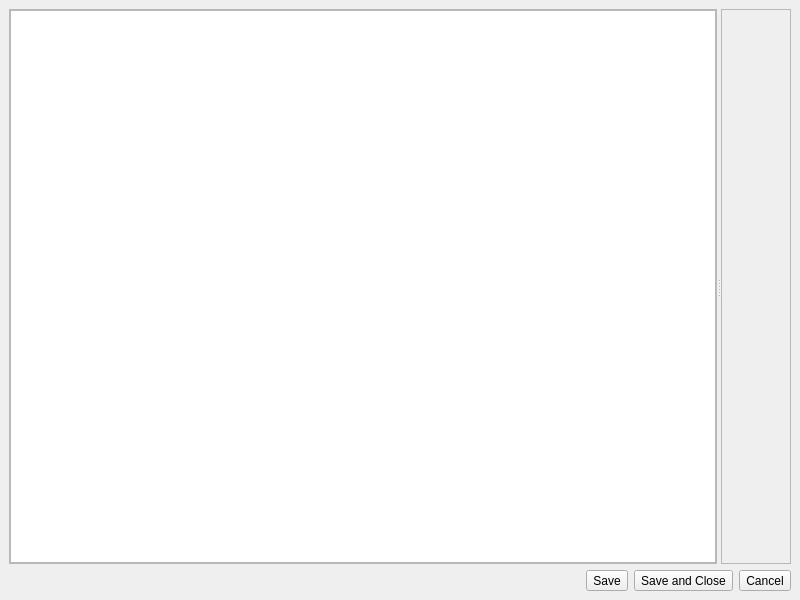
<?xml version="1.0" encoding="UTF-8"?>
<ui version="4.0">
 <class>DialogEditor</class>
 <widget class="QMainWindow" name="DialogEditor">
  <property name="geometry">
   <rect>
    <x>0</x>
    <y>0</y>
    <width>800</width>
    <height>600</height>
   </rect>
  </property>
  <property name="sizePolicy">
   <sizepolicy hsizetype="Expanding" vsizetype="Expanding">
    <horstretch>0</horstretch>
    <verstretch>0</verstretch>
   </sizepolicy>
  </property>
  <property name="windowTitle">
   <string>Dialog Editor</string>
  </property>
  <property name="dockNestingEnabled">
   <bool>true</bool>
  </property>
  <property name="dockOptions">
   <set>QMainWindow::AllowNestedDocks|QMainWindow::AllowTabbedDocks|QMainWindow::AnimatedDocks|QMainWindow::VerticalTabs</set>
  </property>
  <widget class="QWidget" name="centralwidget">
   <layout class="QGridLayout" name="gridLayout" rowstretch="1,0">
    <item row="1" column="0">
     <layout class="QHBoxLayout" name="mSystemPanel">
      <property name="margin">
       <number>0</number>
      </property>
      <item>
       <spacer name="horizontalSpacer">
        <property name="orientation">
         <enum>Qt::Horizontal</enum>
        </property>
        <property name="sizeHint" stdset="0">
         <size>
          <width>40</width>
          <height>20</height>
         </size>
        </property>
       </spacer>
      </item>
      <item>
       <widget class="QToolButton" name="mSaveButton">
        <property name="text">
         <string>Save</string>
        </property>
       </widget>
      </item>
      <item>
       <widget class="QToolButton" name="mSaveAndCloseButton">
        <property name="text">
         <string>Save and Close</string>
        </property>
       </widget>
      </item>
      <item>
       <widget class="QToolButton" name="mCancelButton">
        <property name="text">
         <string>Cancel</string>
        </property>
       </widget>
      </item>
     </layout>
    </item>
    <item row="0" column="0">
     <widget class="QSplitter" name="mMainSplitter">
      <property name="sizePolicy">
       <sizepolicy hsizetype="Expanding" vsizetype="Expanding">
        <horstretch>0</horstretch>
        <verstretch>0</verstretch>
       </sizepolicy>
      </property>
      <property name="orientation">
       <enum>Qt::Horizontal</enum>
      </property>
      <property name="opaqueResize">
       <bool>false</bool>
      </property>
      <widget class="QScrollArea" name="mDialogScrollArea">
       <property name="widgetResizable">
        <bool>true</bool>
       </property>
       <widget class="QWidget" name="scrollAreaWidgetContents">
        <property name="geometry">
         <rect>
          <x>0</x>
          <y>0</y>
          <width>704</width>
          <height>531</height>
         </rect>
        </property>
        <layout class="QGridLayout" name="gridLayout_2">
         <property name="margin">
          <number>0</number>
         </property>
         <item row="0" column="0">
          <widget class="DialogTreeWidget" name="mDialogTree">
           <property name="acceptDrops">
            <bool>false</bool>
           </property>
           <property name="tabKeyNavigation">
            <bool>true</bool>
           </property>
           <property name="dragEnabled">
            <bool>true</bool>
           </property>
           <property name="dragDropMode">
            <enum>QAbstractItemView::InternalMove</enum>
           </property>
           <property name="animated">
            <bool>true</bool>
           </property>
           <property name="wordWrap">
            <bool>true</bool>
           </property>
           <property name="headerHidden">
            <bool>true</bool>
           </property>
           <property name="expandsOnDoubleClick">
            <bool>false</bool>
           </property>
           <column>
            <property name="text">
             <string notr="true">1</string>
            </property>
           </column>
          </widget>
         </item>
        </layout>
       </widget>
      </widget>
      <widget class="QScrollArea" name="mPropertyScrollArea">
       <property name="widgetResizable">
        <bool>true</bool>
       </property>
       <widget class="QWidget" name="layout">
        <property name="geometry">
         <rect>
          <x>0</x>
          <y>0</y>
          <width>69</width>
          <height>531</height>
         </rect>
        </property>
        <property name="sizePolicy">
         <sizepolicy hsizetype="Expanding" vsizetype="Expanding">
          <horstretch>0</horstretch>
          <verstretch>0</verstretch>
         </sizepolicy>
        </property>
        <layout class="QVBoxLayout" name="mLinePropertyLayout" stretch="0">
         <property name="margin">
          <number>0</number>
         </property>
         <item>
          <spacer name="verticalSpacer">
           <property name="orientation">
            <enum>Qt::Vertical</enum>
           </property>
           <property name="sizeHint" stdset="0">
            <size>
             <width>1</width>
             <height>1</height>
            </size>
           </property>
          </spacer>
         </item>
        </layout>
       </widget>
      </widget>
     </widget>
    </item>
   </layout>
  </widget>
  <widget class="QMenuBar" name="menubar">
   <property name="geometry">
    <rect>
     <x>0</x>
     <y>0</y>
     <width>800</width>
     <height>21</height>
    </rect>
   </property>
  </widget>
 </widget>
 <customwidgets>
  <customwidget>
   <class>DialogTreeWidget</class>
   <extends>QTreeWidget</extends>
   <header location="global">dialogtreeitems.h</header>
  </customwidget>
 </customwidgets>
 <resources/>
 <connections/>
</ui>
